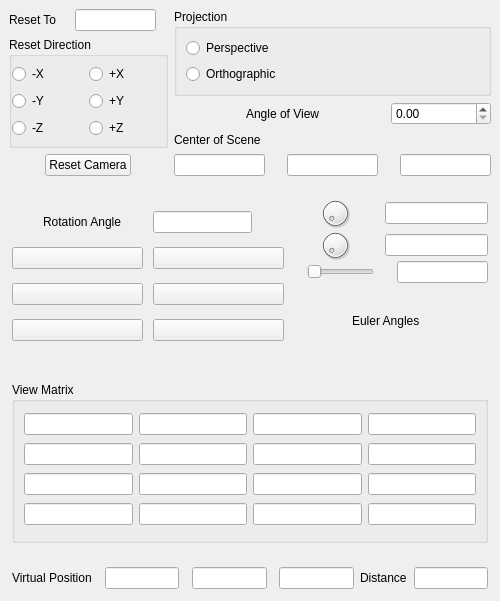
<?xml version="1.0" encoding="UTF-8"?>
<ui version="4.0">
 <class>CameraMainWidget</class>
 <widget class="QWidget" name="CameraMainWidget">
  <property name="geometry">
   <rect>
    <x>0</x>
    <y>0</y>
    <width>500</width>
    <height>601</height>
   </rect>
  </property>
  <property name="windowTitle">
   <string>Form</string>
  </property>
  <layout class="QVBoxLayout" name="verticalLayout_2">
   <property name="spacing">
    <number>0</number>
   </property>
   <property name="leftMargin">
    <number>0</number>
   </property>
   <property name="topMargin">
    <number>0</number>
   </property>
   <property name="rightMargin">
    <number>0</number>
   </property>
   <property name="bottomMargin">
    <number>0</number>
   </property>
   <item>
    <widget class="QWidget" name="horizontalWidget" native="true">
     <layout class="QHBoxLayout" name="horizontalLayout_12" stretch="2,4">
      <item>
       <layout class="QVBoxLayout" name="verticalLayout_6">
        <item>
         <layout class="QHBoxLayout" name="horizontalLayout_6">
          <item>
           <widget class="QLabel" name="label_4">
            <property name="text">
             <string>Reset To</string>
            </property>
           </widget>
          </item>
          <item>
           <spacer name="horizontalSpacer_24">
            <property name="orientation">
             <enum>Qt::Horizontal</enum>
            </property>
            <property name="sizeHint" stdset="0">
             <size>
              <width>40</width>
              <height>20</height>
             </size>
            </property>
           </spacer>
          </item>
          <item>
           <widget class="TextField" name="resetPercentageLineEdit"/>
          </item>
          <item>
           <spacer name="horizontalSpacer_6">
            <property name="orientation">
             <enum>Qt::Horizontal</enum>
            </property>
            <property name="sizeHint" stdset="0">
             <size>
              <width>40</width>
              <height>20</height>
             </size>
            </property>
           </spacer>
          </item>
         </layout>
        </item>
        <item>
         <widget class="QGroupBox" name="groupBox_3">
          <property name="title">
           <string>Reset Direction</string>
          </property>
          <layout class="QHBoxLayout" name="horizontalLayout_8">
           <property name="spacing">
            <number>0</number>
           </property>
           <property name="leftMargin">
            <number>0</number>
           </property>
           <property name="topMargin">
            <number>0</number>
           </property>
           <property name="rightMargin">
            <number>0</number>
           </property>
           <property name="bottomMargin">
            <number>0</number>
           </property>
           <item>
            <layout class="QGridLayout" name="gridLayout_4">
             <item row="0" column="0">
              <widget class="QRadioButton" name="resetCameraToMinusXRadioButton">
               <property name="text">
                <string>-X</string>
               </property>
              </widget>
             </item>
             <item row="0" column="1">
              <widget class="QRadioButton" name="resetCameraToPlusXRadioButton">
               <property name="text">
                <string>+X</string>
               </property>
              </widget>
             </item>
             <item row="1" column="0">
              <widget class="QRadioButton" name="resetCameraToMinusYRadioButton">
               <property name="text">
                <string>-Y</string>
               </property>
              </widget>
             </item>
             <item row="1" column="1">
              <widget class="QRadioButton" name="resetCameraToPlusYRadioButton">
               <property name="text">
                <string>+Y</string>
               </property>
              </widget>
             </item>
             <item row="2" column="0">
              <widget class="QRadioButton" name="resetCameraToMinusZRadioButton">
               <property name="text">
                <string>-Z</string>
               </property>
              </widget>
             </item>
             <item row="2" column="1">
              <widget class="QRadioButton" name="resetCameraToPlusZRadioButton">
               <property name="text">
                <string>+Z</string>
               </property>
              </widget>
             </item>
            </layout>
           </item>
          </layout>
         </widget>
        </item>
        <item>
         <layout class="QHBoxLayout" name="horizontalLayout_3">
          <item>
           <spacer name="horizontalSpacer_7">
            <property name="orientation">
             <enum>Qt::Horizontal</enum>
            </property>
            <property name="sizeHint" stdset="0">
             <size>
              <width>40</width>
              <height>20</height>
             </size>
            </property>
           </spacer>
          </item>
          <item>
           <widget class="QPushButton" name="resetCameraToDirectionPushButton">
            <property name="text">
             <string>Reset Camera</string>
            </property>
           </widget>
          </item>
          <item>
           <spacer name="horizontalSpacer_8">
            <property name="orientation">
             <enum>Qt::Horizontal</enum>
            </property>
            <property name="sizeHint" stdset="0">
             <size>
              <width>40</width>
              <height>20</height>
             </size>
            </property>
           </spacer>
          </item>
         </layout>
        </item>
       </layout>
      </item>
      <item>
       <layout class="QVBoxLayout" name="verticalLayout_7">
        <item>
         <widget class="QGroupBox" name="groupBox_4">
          <property name="title">
           <string>Projection</string>
          </property>
          <layout class="QVBoxLayout" name="verticalLayout_8">
           <item>
            <widget class="QRadioButton" name="perspectiveCameraRadioButton">
             <property name="text">
              <string>Perspective</string>
             </property>
            </widget>
           </item>
           <item>
            <widget class="QRadioButton" name="orthographicCameraRadioButton">
             <property name="text">
              <string>Orthographic</string>
             </property>
            </widget>
           </item>
          </layout>
         </widget>
        </item>
        <item>
         <layout class="QHBoxLayout" name="horizontalLayout_9">
          <property name="spacing">
           <number>0</number>
          </property>
          <item>
           <spacer name="horizontalSpacer_25">
            <property name="orientation">
             <enum>Qt::Horizontal</enum>
            </property>
            <property name="sizeHint" stdset="0">
             <size>
              <width>40</width>
              <height>20</height>
             </size>
            </property>
           </spacer>
          </item>
          <item>
           <widget class="QLabel" name="label_5">
            <property name="text">
             <string>Angle of View</string>
            </property>
           </widget>
          </item>
          <item>
           <spacer name="horizontalSpacer_23">
            <property name="orientation">
             <enum>Qt::Horizontal</enum>
            </property>
            <property name="sizeHint" stdset="0">
             <size>
              <width>40</width>
              <height>20</height>
             </size>
            </property>
           </spacer>
          </item>
          <item>
           <widget class="QDoubleSpinBox" name="angleOfViewSpinBox">
            <property name="minimumSize">
             <size>
              <width>100</width>
              <height>0</height>
             </size>
            </property>
           </widget>
          </item>
         </layout>
        </item>
        <item>
         <widget class="QLabel" name="label_6">
          <property name="text">
           <string>Center of Scene</string>
          </property>
         </widget>
        </item>
        <item>
         <layout class="QHBoxLayout" name="horizontalLayout_11">
          <property name="spacing">
           <number>0</number>
          </property>
          <item>
           <widget class="QLineEdit" name="centerOfSceneXLineEdit">
            <property name="readOnly">
             <bool>true</bool>
            </property>
           </widget>
          </item>
          <item>
           <spacer name="horizontalSpacer_9">
            <property name="orientation">
             <enum>Qt::Horizontal</enum>
            </property>
            <property name="sizeHint" stdset="0">
             <size>
              <width>40</width>
              <height>20</height>
             </size>
            </property>
           </spacer>
          </item>
          <item>
           <widget class="QLineEdit" name="centerOfSceneYLineEdit">
            <property name="readOnly">
             <bool>true</bool>
            </property>
           </widget>
          </item>
          <item>
           <spacer name="horizontalSpacer_10">
            <property name="orientation">
             <enum>Qt::Horizontal</enum>
            </property>
            <property name="sizeHint" stdset="0">
             <size>
              <width>40</width>
              <height>20</height>
             </size>
            </property>
           </spacer>
          </item>
          <item>
           <widget class="QLineEdit" name="centerOfSceneZLineEdit">
            <property name="readOnly">
             <bool>true</bool>
            </property>
           </widget>
          </item>
         </layout>
        </item>
       </layout>
      </item>
     </layout>
    </widget>
   </item>
   <item>
    <layout class="QHBoxLayout" name="horizontalLayout_14" stretch="4,3">
     <property name="leftMargin">
      <number>12</number>
     </property>
     <property name="topMargin">
      <number>12</number>
     </property>
     <property name="rightMargin">
      <number>12</number>
     </property>
     <property name="bottomMargin">
      <number>12</number>
     </property>
     <item>
      <layout class="QHBoxLayout" name="horizontalLayout_17">
       <item>
        <layout class="QVBoxLayout" name="verticalLayout_10">
         <item>
          <layout class="QHBoxLayout" name="horizontalLayout_25">
           <item>
            <spacer name="horizontalSpacer_27">
             <property name="orientation">
              <enum>Qt::Horizontal</enum>
             </property>
             <property name="sizeHint" stdset="0">
              <size>
               <width>40</width>
               <height>20</height>
              </size>
             </property>
            </spacer>
           </item>
           <item>
            <widget class="QLabel" name="label_8">
             <property name="text">
              <string>Rotation Angle</string>
             </property>
            </widget>
           </item>
           <item>
            <spacer name="horizontalSpacer_26">
             <property name="orientation">
              <enum>Qt::Horizontal</enum>
             </property>
             <property name="sizeHint" stdset="0">
              <size>
               <width>40</width>
               <height>20</height>
              </size>
             </property>
            </spacer>
           </item>
           <item>
            <widget class="TextField" name="rotateAngleLineEdit"/>
           </item>
           <item>
            <spacer name="horizontalSpacer_11">
             <property name="orientation">
              <enum>Qt::Horizontal</enum>
             </property>
             <property name="sizeHint" stdset="0">
              <size>
               <width>40</width>
               <height>20</height>
              </size>
             </property>
            </spacer>
           </item>
          </layout>
         </item>
         <item>
          <layout class="QHBoxLayout" name="horizontalLayout_23">
           <item>
            <widget class="QPushButton" name="rotatePlusXPushButton"/>
           </item>
           <item>
            <spacer name="horizontalSpacer">
             <property name="orientation">
              <enum>Qt::Horizontal</enum>
             </property>
             <property name="sizeType">
              <enum>QSizePolicy::Fixed</enum>
             </property>
             <property name="sizeHint" stdset="0">
              <size>
               <width>10</width>
               <height>20</height>
              </size>
             </property>
            </spacer>
           </item>
           <item>
            <widget class="QPushButton" name="rotateMinusXPushButton"/>
           </item>
          </layout>
         </item>
         <item>
          <layout class="QHBoxLayout" name="horizontalLayout_20">
           <item>
            <widget class="QPushButton" name="rotatePlusYPushButton"/>
           </item>
           <item>
            <spacer name="horizontalSpacer_2">
             <property name="orientation">
              <enum>Qt::Horizontal</enum>
             </property>
             <property name="sizeType">
              <enum>QSizePolicy::Fixed</enum>
             </property>
             <property name="sizeHint" stdset="0">
              <size>
               <width>10</width>
               <height>20</height>
              </size>
             </property>
            </spacer>
           </item>
           <item>
            <widget class="QPushButton" name="rotateMinusYPushButton"/>
           </item>
          </layout>
         </item>
         <item>
          <layout class="QHBoxLayout" name="horizontalLayout_22">
           <item>
            <widget class="QPushButton" name="rotatePlusZPushButton"/>
           </item>
           <item>
            <spacer name="horizontalSpacer_3">
             <property name="orientation">
              <enum>Qt::Horizontal</enum>
             </property>
             <property name="sizeType">
              <enum>QSizePolicy::Fixed</enum>
             </property>
             <property name="sizeHint" stdset="0">
              <size>
               <width>10</width>
               <height>20</height>
              </size>
             </property>
            </spacer>
           </item>
           <item>
            <widget class="QPushButton" name="rotateMinusZPushButton"/>
           </item>
          </layout>
         </item>
        </layout>
       </item>
      </layout>
     </item>
     <item>
      <layout class="QHBoxLayout" name="horizontalLayout_16" stretch="1">
       <item>
        <layout class="QVBoxLayout" name="verticalLayout_11">
         <item>
          <layout class="QHBoxLayout" name="horizontalLayout_31">
           <item>
            <spacer name="horizontalSpacer_30">
             <property name="orientation">
              <enum>Qt::Horizontal</enum>
             </property>
             <property name="sizeHint" stdset="0">
              <size>
               <width>40</width>
               <height>20</height>
              </size>
             </property>
            </spacer>
           </item>
           <item>
            <widget class="QDial" name="EulerAngleXDial">
             <property name="maximumSize">
              <size>
               <width>32</width>
               <height>32</height>
              </size>
             </property>
            </widget>
           </item>
           <item>
            <spacer name="horizontalSpacer_28">
             <property name="orientation">
              <enum>Qt::Horizontal</enum>
             </property>
             <property name="sizeHint" stdset="0">
              <size>
               <width>40</width>
               <height>20</height>
              </size>
             </property>
            </spacer>
           </item>
           <item>
            <widget class="TextField" name="EulerAngleXLineEdit"/>
           </item>
          </layout>
         </item>
         <item>
          <layout class="QHBoxLayout" name="horizontalLayout_29">
           <item>
            <spacer name="horizontalSpacer_31">
             <property name="orientation">
              <enum>Qt::Horizontal</enum>
             </property>
             <property name="sizeHint" stdset="0">
              <size>
               <width>40</width>
               <height>20</height>
              </size>
             </property>
            </spacer>
           </item>
           <item>
            <widget class="QDial" name="EulerAngleZDial">
             <property name="maximumSize">
              <size>
               <width>32</width>
               <height>32</height>
              </size>
             </property>
            </widget>
           </item>
           <item>
            <spacer name="horizontalSpacer_29">
             <property name="orientation">
              <enum>Qt::Horizontal</enum>
             </property>
             <property name="sizeHint" stdset="0">
              <size>
               <width>40</width>
               <height>20</height>
              </size>
             </property>
            </spacer>
           </item>
           <item>
            <widget class="TextField" name="EulerAngleZLineEdit"/>
           </item>
          </layout>
         </item>
         <item>
          <layout class="QHBoxLayout" name="horizontalLayout_26">
           <item>
            <spacer name="horizontalSpacer_22">
             <property name="orientation">
              <enum>Qt::Horizontal</enum>
             </property>
             <property name="sizeHint" stdset="0">
              <size>
               <width>40</width>
               <height>20</height>
              </size>
             </property>
            </spacer>
           </item>
           <item>
            <widget class="QSlider" name="EulerAngleYSlider">
             <property name="orientation">
              <enum>Qt::Horizontal</enum>
             </property>
            </widget>
           </item>
           <item>
            <spacer name="horizontalSpacer_14">
             <property name="orientation">
              <enum>Qt::Horizontal</enum>
             </property>
             <property name="sizeHint" stdset="0">
              <size>
               <width>40</width>
               <height>20</height>
              </size>
             </property>
            </spacer>
           </item>
           <item>
            <widget class="TextField" name="EulerAngleYLineEdit"/>
           </item>
          </layout>
         </item>
         <item>
          <layout class="QHBoxLayout" name="horizontalLayout_28">
           <item>
            <spacer name="horizontalSpacer_13">
             <property name="orientation">
              <enum>Qt::Horizontal</enum>
             </property>
             <property name="sizeHint" stdset="0">
              <size>
               <width>40</width>
               <height>20</height>
              </size>
             </property>
            </spacer>
           </item>
           <item>
            <widget class="QLabel" name="label_9">
             <property name="text">
              <string>Euler Angles</string>
             </property>
            </widget>
           </item>
           <item>
            <spacer name="horizontalSpacer_12">
             <property name="orientation">
              <enum>Qt::Horizontal</enum>
             </property>
             <property name="sizeHint" stdset="0">
              <size>
               <width>40</width>
               <height>20</height>
              </size>
             </property>
            </spacer>
           </item>
          </layout>
         </item>
        </layout>
       </item>
      </layout>
     </item>
    </layout>
   </item>
   <item>
    <layout class="QHBoxLayout" name="horizontalLayout_15">
     <property name="leftMargin">
      <number>12</number>
     </property>
     <property name="topMargin">
      <number>12</number>
     </property>
     <property name="rightMargin">
      <number>12</number>
     </property>
     <property name="bottomMargin">
      <number>12</number>
     </property>
     <item>
      <widget class="QGroupBox" name="viewMatrixGroupBox">
       <property name="title">
        <string>View Matrix</string>
       </property>
       <layout class="QGridLayout" name="gridLayout_2">
        <item row="0" column="1">
         <widget class="QLineEdit" name="viewMatrixM12">
          <property name="readOnly">
           <bool>true</bool>
          </property>
         </widget>
        </item>
        <item row="0" column="2">
         <widget class="QLineEdit" name="viewMatrixM13">
          <property name="readOnly">
           <bool>true</bool>
          </property>
         </widget>
        </item>
        <item row="0" column="3">
         <widget class="QLineEdit" name="viewMatrixM14">
          <property name="readOnly">
           <bool>true</bool>
          </property>
         </widget>
        </item>
        <item row="1" column="0">
         <widget class="QLineEdit" name="viewMatrixM21">
          <property name="readOnly">
           <bool>true</bool>
          </property>
         </widget>
        </item>
        <item row="1" column="1">
         <widget class="QLineEdit" name="viewMatrixM22">
          <property name="readOnly">
           <bool>true</bool>
          </property>
         </widget>
        </item>
        <item row="1" column="2">
         <widget class="QLineEdit" name="viewMatrixM23">
          <property name="readOnly">
           <bool>true</bool>
          </property>
         </widget>
        </item>
        <item row="1" column="3">
         <widget class="QLineEdit" name="viewMatrixM24">
          <property name="readOnly">
           <bool>true</bool>
          </property>
         </widget>
        </item>
        <item row="2" column="0">
         <widget class="QLineEdit" name="viewMatrixM31">
          <property name="readOnly">
           <bool>true</bool>
          </property>
         </widget>
        </item>
        <item row="2" column="1">
         <widget class="QLineEdit" name="viewMatrixM32">
          <property name="readOnly">
           <bool>true</bool>
          </property>
         </widget>
        </item>
        <item row="2" column="2">
         <widget class="QLineEdit" name="viewMatrixM33">
          <property name="readOnly">
           <bool>true</bool>
          </property>
         </widget>
        </item>
        <item row="2" column="3">
         <widget class="QLineEdit" name="viewMatrixM34">
          <property name="readOnly">
           <bool>true</bool>
          </property>
         </widget>
        </item>
        <item row="3" column="0">
         <widget class="QLineEdit" name="viewMatrixM41">
          <property name="readOnly">
           <bool>true</bool>
          </property>
         </widget>
        </item>
        <item row="3" column="1">
         <widget class="QLineEdit" name="viewMatrixM42">
          <property name="readOnly">
           <bool>true</bool>
          </property>
         </widget>
        </item>
        <item row="3" column="2">
         <widget class="QLineEdit" name="viewMatrixM43">
          <property name="readOnly">
           <bool>true</bool>
          </property>
         </widget>
        </item>
        <item row="3" column="3">
         <widget class="QLineEdit" name="viewMatrixM44">
          <property name="readOnly">
           <bool>true</bool>
          </property>
         </widget>
        </item>
        <item row="0" column="0">
         <widget class="QLineEdit" name="viewMatrixM11">
          <property name="text">
           <string/>
          </property>
          <property name="readOnly">
           <bool>true</bool>
          </property>
         </widget>
        </item>
       </layout>
      </widget>
     </item>
    </layout>
   </item>
   <item>
    <layout class="QHBoxLayout" name="horizontalLayout_18">
     <property name="leftMargin">
      <number>12</number>
     </property>
     <property name="topMargin">
      <number>12</number>
     </property>
     <property name="rightMargin">
      <number>12</number>
     </property>
     <property name="bottomMargin">
      <number>12</number>
     </property>
     <item>
      <widget class="QLabel" name="label_7">
       <property name="text">
        <string>Virtual Position</string>
       </property>
      </widget>
     </item>
     <item>
      <spacer name="horizontalSpacer_18">
       <property name="orientation">
        <enum>Qt::Horizontal</enum>
       </property>
       <property name="sizeHint" stdset="0">
        <size>
         <width>40</width>
         <height>20</height>
        </size>
       </property>
      </spacer>
     </item>
     <item>
      <spacer name="horizontalSpacer_16">
       <property name="orientation">
        <enum>Qt::Horizontal</enum>
       </property>
       <property name="sizeHint" stdset="0">
        <size>
         <width>40</width>
         <height>20</height>
        </size>
       </property>
      </spacer>
     </item>
     <item>
      <widget class="QLineEdit" name="cameraPositionXLineEdit">
       <property name="readOnly">
        <bool>true</bool>
       </property>
      </widget>
     </item>
     <item>
      <spacer name="horizontalSpacer_5">
       <property name="orientation">
        <enum>Qt::Horizontal</enum>
       </property>
       <property name="sizeHint" stdset="0">
        <size>
         <width>40</width>
         <height>20</height>
        </size>
       </property>
      </spacer>
     </item>
     <item>
      <spacer name="horizontalSpacer_19">
       <property name="orientation">
        <enum>Qt::Horizontal</enum>
       </property>
       <property name="sizeHint" stdset="0">
        <size>
         <width>40</width>
         <height>20</height>
        </size>
       </property>
      </spacer>
     </item>
     <item>
      <widget class="QLineEdit" name="cameraPositionYLineEdit">
       <property name="readOnly">
        <bool>true</bool>
       </property>
      </widget>
     </item>
     <item>
      <spacer name="horizontalSpacer_15">
       <property name="orientation">
        <enum>Qt::Horizontal</enum>
       </property>
       <property name="sizeHint" stdset="0">
        <size>
         <width>40</width>
         <height>20</height>
        </size>
       </property>
      </spacer>
     </item>
     <item>
      <spacer name="horizontalSpacer_20">
       <property name="orientation">
        <enum>Qt::Horizontal</enum>
       </property>
       <property name="sizeHint" stdset="0">
        <size>
         <width>40</width>
         <height>20</height>
        </size>
       </property>
      </spacer>
     </item>
     <item>
      <widget class="QLineEdit" name="cameraPositionZLineEdit">
       <property name="readOnly">
        <bool>true</bool>
       </property>
      </widget>
     </item>
     <item>
      <spacer name="horizontalSpacer_4">
       <property name="orientation">
        <enum>Qt::Horizontal</enum>
       </property>
       <property name="sizeHint" stdset="0">
        <size>
         <width>40</width>
         <height>20</height>
        </size>
       </property>
      </spacer>
     </item>
     <item>
      <widget class="QLabel" name="label">
       <property name="text">
        <string>Distance</string>
       </property>
      </widget>
     </item>
     <item>
      <spacer name="horizontalSpacer_21">
       <property name="orientation">
        <enum>Qt::Horizontal</enum>
       </property>
       <property name="sizeHint" stdset="0">
        <size>
         <width>40</width>
         <height>20</height>
        </size>
       </property>
      </spacer>
     </item>
     <item>
      <widget class="QLineEdit" name="cameraDistanceLineEdit"/>
     </item>
    </layout>
   </item>
  </layout>
 </widget>
 <customwidgets>
  <customwidget>
   <class>TextField</class>
   <extends>QLineEdit</extends>
   <header>textfield.h</header>
  </customwidget>
 </customwidgets>
 <resources/>
 <connections/>
</ui>
